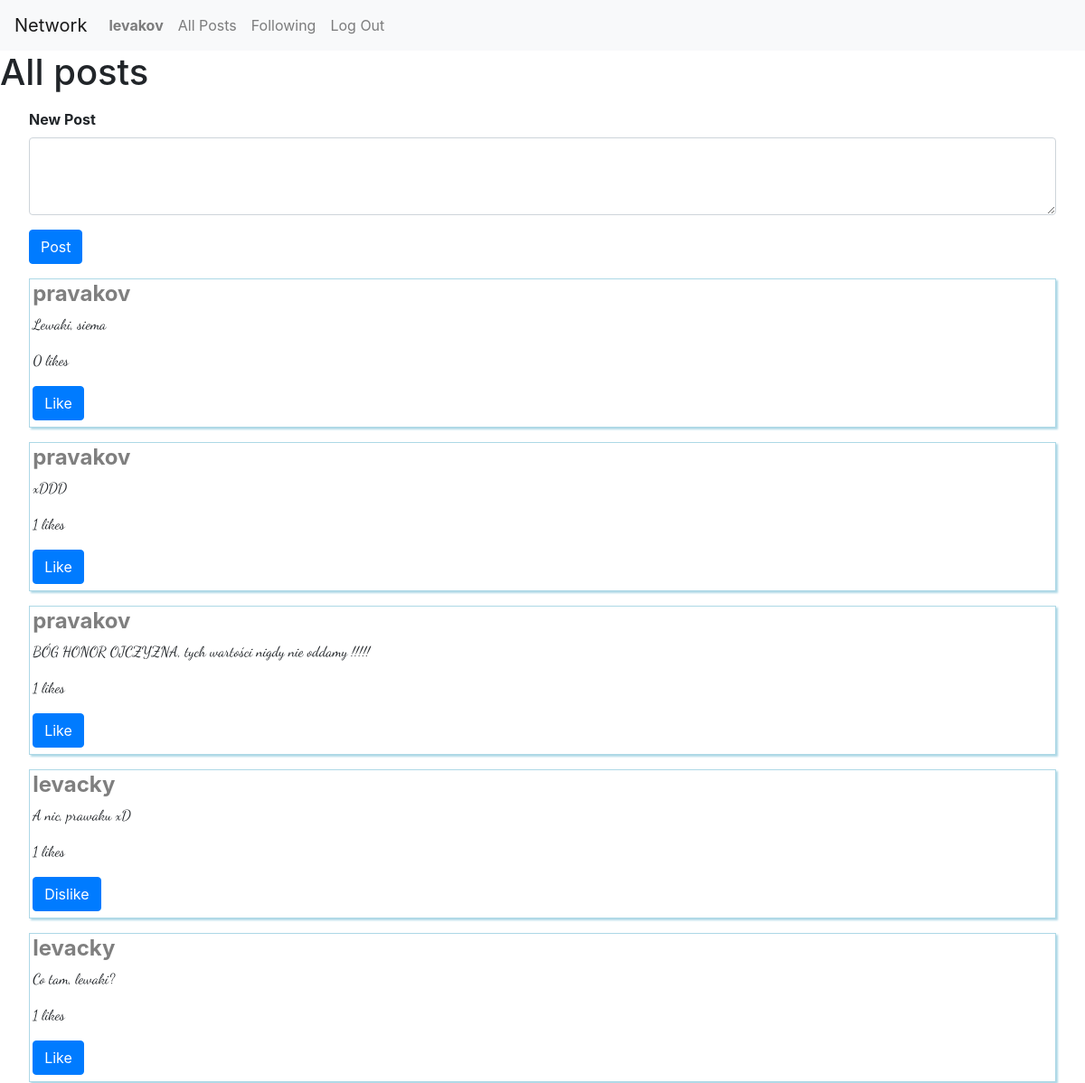
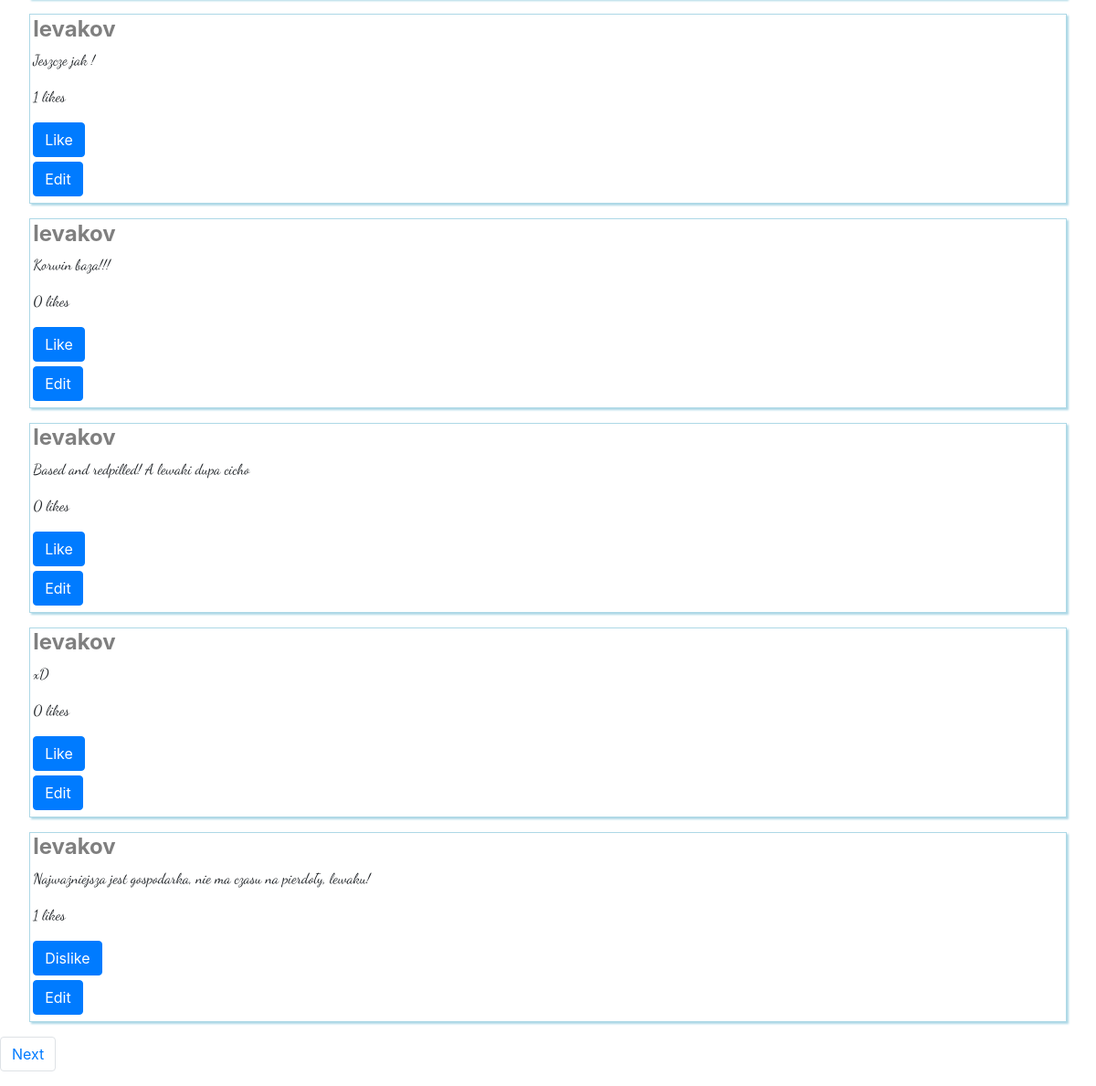
/ (signed in), run on the app's committed database (2 pictures, top to bottom).
### network/models.py (models this page shows, shortened)
class User(AbstractUser):
    followers = models.ManyToManyField('self', symmetrical=False)

class Post(models.Model):
    author = models.ForeignKey(User, on_delete=models.CASCADE, related_name="author")
    content = models.CharField(max_length=8900)
    liked_by = models.ManyToManyField(User, blank=True, related_name="liked_by")

### network/views.py (the view)
# urls.py: path("", views.index, name="index"),
def index(request, following=False):
    page_num = request.GET.get('page', 1)
    user_name = request.user.username
    if (user_name and following):
        logged_user = User.objects.get(username=user_name)
        following = User.objects.filter(followers=logged_user)
        page = utils.get_posts(page_num, user_name, following)
    elif user_name:
        page = utils.get_posts(page_num, user_name)
    else:
        page = utils.get_posts(page_num)
    return render(request, "network/index.html", {
        "posts": page
    })

### network/utils.py (called while the page is built)
def get_posts(page_num, logged_user=None, profile=None):
    posts =[]
    if profile is None:
        posts_query = Post.objects.all()
        posts = list(reversed(posts_query))
    elif type(profile) is User:
        posts_query = Post.objects.filter(author=profile)
        posts = list(reversed(posts_query))
    else:
        for followed in profile:
            posts_query = Post.objects.filter(author=followed)
            posts += list(reversed(posts_query))
    postsPag = Paginator(posts, 10)
    page = postsPag.page(page_num)
    for post in page:
        if(logged_user):
            is_liked = post.liked_by.filter(username = logged_user).exists()
            post.is_liked = is_liked
        likes = post.liked_by.all()
        post.likes = len(likes)
    return page

### network/templates/network/index.html (shortened to what this page needs)
{% extends "network/layout.html" %}
{% block body %}
    <h1>All posts</h1>
    {% if user.is_authenticated %}
    <div class="comment-box">
        <form id="new-post">
            <div class="form-group">
                <label for="postText"><strong>New Post </strong> </label>
                <textarea class="form-control" id="postText" rows="3"></textarea>
            </div>
            <button type="submit" class="btn btn-primary">Post</button>
        </form>
    </div>
    {% endif %}
    <section class="posts">
        {% for post in posts %}
            <div class='post-container'>
                <h4><a href="{% url 'profile' post.author.id %}">{{ post.author }}</a></h4>
                <p class="text">{{ post.content }}</p>
                <p class="text">{{ post.likes }} likes</p>
                {% if user.is_authenticated %}
                    <form class="toggle-like">
                        {% if post.is_liked %}
                            <button class="btn btn-primary" data-method="DELETE" data-id={{post.id}}> Dislike</button>
                        {% else %}
                            <button class="btn btn-primary" data-method="POST" data-id={{post.id}}>Like</button>
                        {% endif %}
                    </form>
                {% endif %}
                {% if user.is_authenticated and user == post.author %}
                    <form class="edit">
                        <button class="btn btn-primary" data-id={{post.id}}> Edit </button>
                    </form>
                {% endif %}
            </div>
        {% endfor %}
    </section>
    <ul class="pagination">
        {% if posts.has_next %}
            <li class="page-item"><a class="page-link" href="?page={{ posts.next_page_number }}">Next</a></li>
        {% endif %}
    </ul>
{% endblock %}

### network/templates/network/layout.html (shortened to what this page needs)
{% load static %}
<!DOCTYPE html>
<html lang="en">
    <head>
        <link rel="stylesheet" href="https://stackpath.bootstrapcdn.com/bootstrap/4.4.1/css/bootstrap.min.css">
        <link href="{% static 'network/styles.css' %}" rel="stylesheet">
    </head>
    <body>
        <nav class="navbar navbar-expand-lg navbar-light bg-light">
            <a class="navbar-brand" href="#">Network</a>
            <div>
              <ul class="navbar-nav mr-auto">
                {% if user.is_authenticated %}
                    <li class="nav-item">
                        <a class="nav-link" href="#"><strong>{{ user.username }}</strong></a>
                    </li>
                {% endif %}
                <li class="nav-item">
                  <a class="nav-link" href="{% url 'index' %}">All Posts</a>
                </li>
                {% if user.is_authenticated %}
                    <li class="nav-item">
                        <a class="nav-link" href="{% url 'following' user.id %}" >Following</a>
                    </li>
                    <li class="nav-item">
                        <a class="nav-link" href="{% url 'logout' %}">Log Out</a>
                    </li>
                {% endif %}
              </ul>
            </div>
          </nav>
        <div class="body">
            {% block body %}
            {% endblock %}
        </div>
    </body>
</html>

### network/static/network/styles.css (style rules this page uses)
.comment-box { max-width: 1300px; margin: 1rem 2rem; }
.post-container { border: 0.25px solid lightblue; box-shadow: 2px 2px 2px lightblue; margin: 1rem 2rem; padding: 0.1rem 0.2rem; }
.post-container h4 { font-weight: bold; color: rgba(0,0,0,.5); }
.post-container h4 a { color: rgba(0,0,0,.5); }
.toggle-like, .edit { margin-bottom: 5px; }
.text { font-family: 'Dancing Script', cursive; }

### data on the page
User: username "levakov"
Post: author "pravakov", content "Lewaki, siema", likes "0"
Post: author "pravakov", content "xDDD", likes "1"
Post: author "pravakov", content "BÓG HONOR OJCZYZNA, tych wartości nigdy nie oddamy !!!!!", likes "1"
Post: author "levacky", content "A nic, prawaku xD", likes "1"
Post: author "levacky", content "Co tam, lewaki?", likes "1"
Post: author "levakov", content "Jeszcze jak !", likes "1"
Post: author "levakov", content "Korwin baza!!!", likes "0"
Post: author "levakov", content "Based and redpilled! A lewaki dupa cicho", likes "0"
Post: author "levakov", content "xD", likes "0"
Post: author "levakov", content "Najważniejsza jest gospodarka, nie ma czasu na pierdoły, lewaku!", likes "1"
